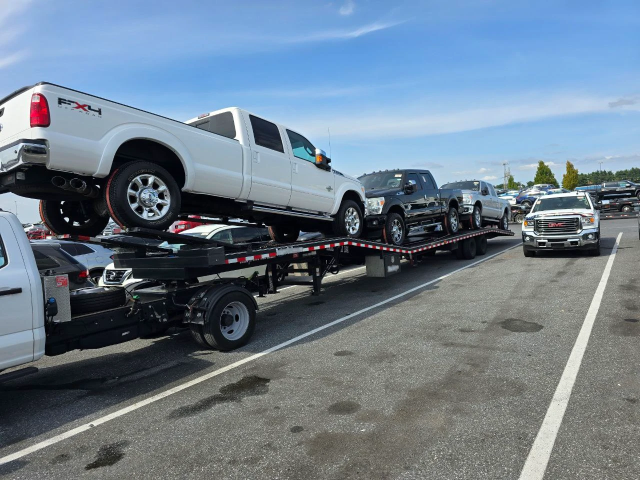
#> input picture haulup/assets/img/3.webp, 1280 x 960 px (shown at 1/2 size); its folder holds 4 pictures in this run
$ python render.py assets/img/2.webp
#> lines starting #> are read from the running program, lines starting #| are printed output that depends on the picture
#!/usr/bin/env python3
"""HaulUp Logistics — 1080x1080 square ad. Frame renderer (Pillow) piped into FFmpeg.

Usage:  python3 render.py            -> build/video_silent.mp4 (then see build.sh for mux)
        python3 render.py --frames 12 90 200   -> PNG previews in build/preview/
Timing comes from build/words.json (Whisper word timestamps of the real voice-over).
"""
import json, math, subprocess, sys, os
import numpy as np
from PIL import Image, ImageDraw, ImageFont, ImageFilter, ImageChops

HERE = os.path.dirname(os.path.abspath(__file__))
A = lambda *p: os.path.join(HERE, "assets", *p)
W = H = 1080
FPS = 30
DUR = 21.0
NAVY = (7, 20, 46)
NAVY2 = (12, 36, 86)
GREEN = (139, 225, 42)
ORANGE = (242, 106, 27)
WHITE = (255, 255, 255)

ANTON = lambda s: ImageFont.truetype(A("fonts", "Anton-Regular.ttf"), s)
INTER = lambda s: ImageFont.truetype("/usr/share/fonts/opentype/inter/Inter-Bold.otf", s)

# scene boundaries (seconds) — aligned to the narration
T_S2, T_S3, T_S4, T_S5 = 3.70, 9.80, 13.85, 16.00
XF = 0.30  # cross-fade length

# ---------- helpers ----------
clamp = lambda x, a=0.0, b=1.0: max(a, min(b, x))
lerp = lambda a, b, t: a + (b - a) * t
def eo(t): t = clamp(t); return 1 - (1 - t) ** 3
def eo5(t): t = clamp(t); return 1 - (1 - t) ** 5
def eob(t):  # ease-out with tiny overshoot
    t = clamp(t); c = 1.2; return 1 + (c + 1) * (t - 1) ** 3 + c * (t - 1) ** 2
def prog(t, t0, d): return clamp((t - t0) / d)

def cover(path, scale=1.5, flip=False):
#> called with path = 'haulup/assets/img/3.webp', scale = 1.6, flip = False
    im = Image.open(path).convert("RGB")
#> im is the input picture: PIL image 1280x960 RGB; mean R, G, B 109, 125.1, 139.7
    if flip: im = im.transpose(Image.FLIP_LEFT_RIGHT)
    s = max(W, H) / min(im.size) * scale
#> s = 1.8
    return im.resize((round(im.width * s), round(im.height * s)), Image.LANCZOS)
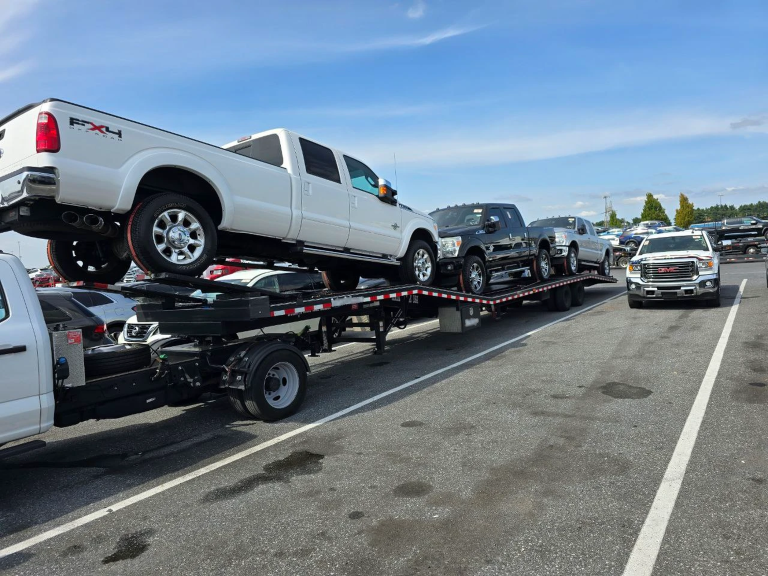
#> returned value: PIL image 2304x1728 RGB (shown at 1/3 size); mean R, G, B 109, 125.1, 139.7
#> call 2 of cover, with path = 'haulup/assets/img/4.webp', scale = 1.5, flip = False
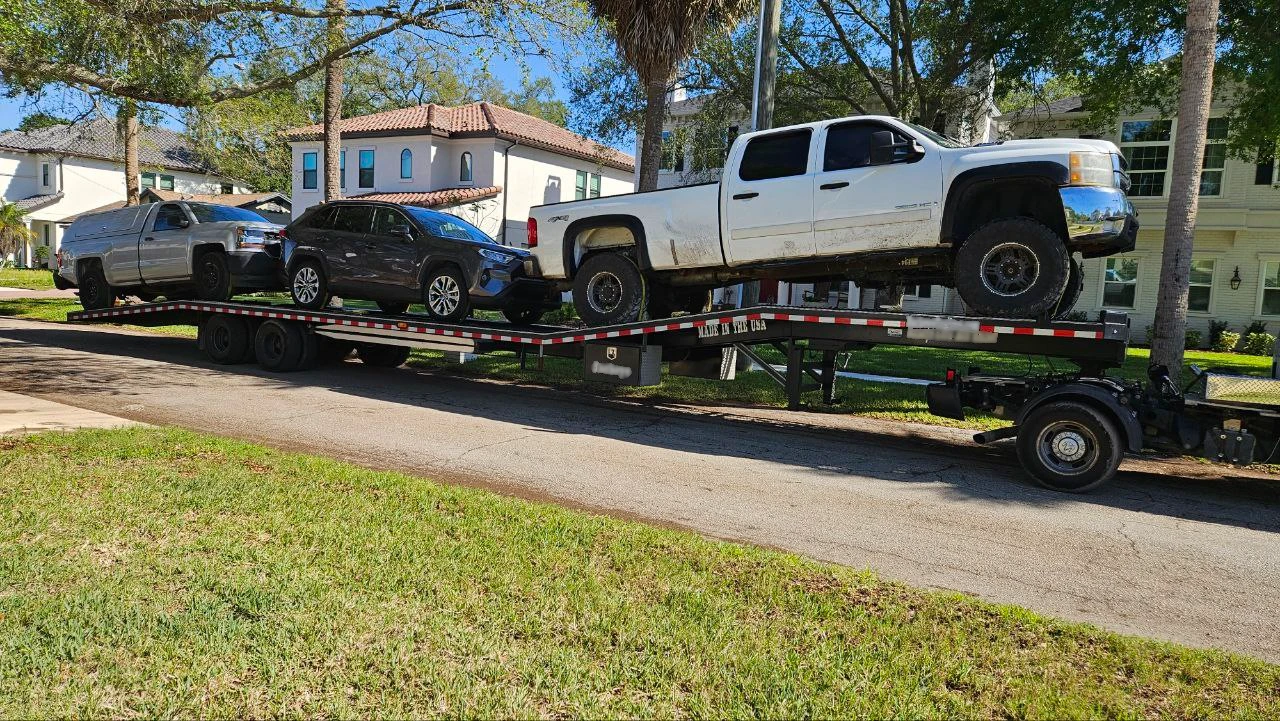
#> input picture haulup/assets/img/4.webp, 1280 x 721 px
#> in cover, im is the input picture: PIL image 1280x721 RGB; mean R, G, B 112.9, 113.7, 88.5
#> call 3 of cover, with path = 'haulup/assets/img/5.webp', scale = 1.4, flip = False
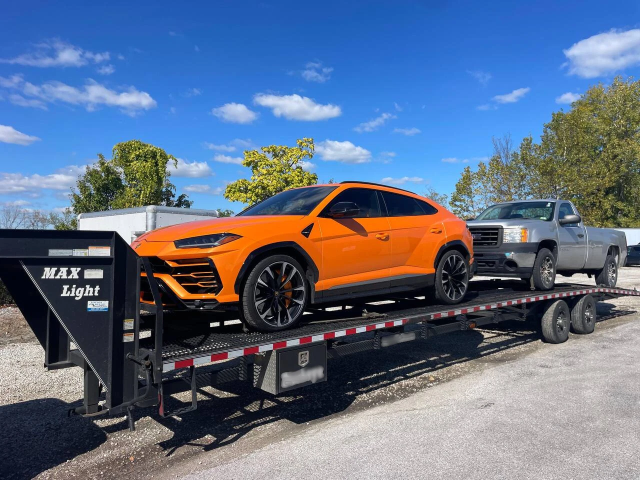
#> input picture haulup/assets/img/5.webp, 1280 x 960 px (shown at 1/2 size)
#> in cover, im is the input picture: PIL image 1280x960 RGB; mean R, G, B 97.4, 111.4, 135.3

def view(big, p, z0=1.0, z1=1.15, c0=(0.5, 0.5), c1=(0.5, 0.5), out=(W, H)):
    """Ken-Burns crop of a pre-scaled image. p in 0..1."""
#> called with p = 0, z0 = 1, z1 = 1, c0 = (0.5, 0.5), c1 = (0.5, 0.5), out = (540, 540)
    bw, bh = big.size
#> bw = 2876; bh = 1620
    base = min(bw, bh)
#> base = 1620
    z = lerp(z0, z1, p)
    s = base / z
#> s = 1620
    cx = lerp(c0[0], c1[0], p) * bw; cy = lerp(c0[1], c1[1], p) * bh
#> after `cx = lerp(c0[0], c1[0], p) * bw`: cx = 1438
#> after `cy = lerp(c0[1], c1[1], p) * bh`: cy = 810
    x0 = clamp(cx - s / 2, 0, bw - s); y0 = clamp(cy - s / 2, 0, bh - s)
#> after `x0 = clamp(cx - s / 2, 0, bw - s)`: x0 = 628
#> after `y0 = clamp(cy - s / 2, 0, bh - s)`: y0 = 0
    return big.resize(out, Image.BICUBIC, box=(x0, y0, x0 + s, y0 + s))
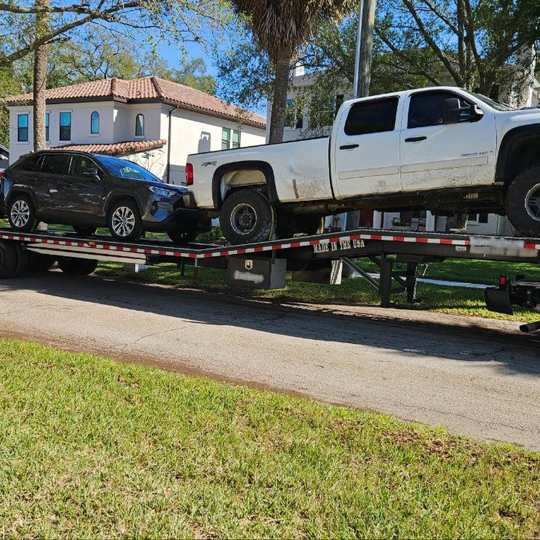
#> returned value: PIL image 540x540 RGB; mean R, G, B 113.8, 115, 92.4

# [46 lines left out: functions vgrad, overlay, text_layer, rrect, label, slide, not called in this run]

def centered(layer): return (W - layer.width) // 2

# ---------- assets ----------
IMG3 = cover(A("img", "3.webp"), 1.6)
IMG4 = cover(A("img", "4.webp"), 1.5)
IMG5 = cover(A("img", "5.webp"), 1.4)
IMG4_BLUR = view(IMG4, 0, 1.0, 1.0, out=(540, 540)).filter(ImageFilter.GaussianBlur(7)).resize((W, H), Image.BICUBIC)
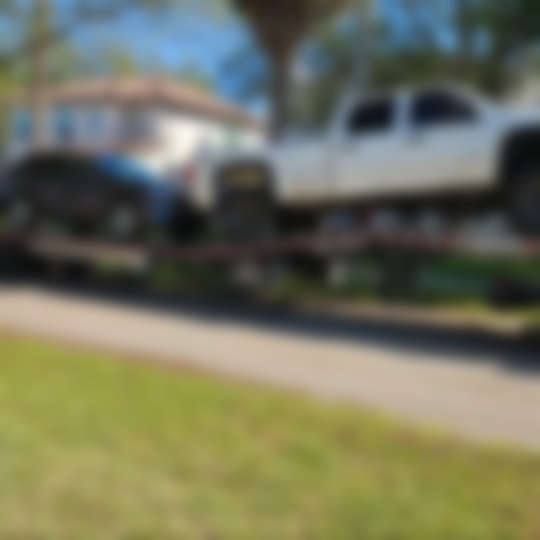
#> IMG4_BLUR: PIL image 1080x1080 RGB (shown at 1/2 size); mean R, G, B 113.7, 114.9, 92.3
#> (the run stopped early here; a loop or call above may not have finished)
